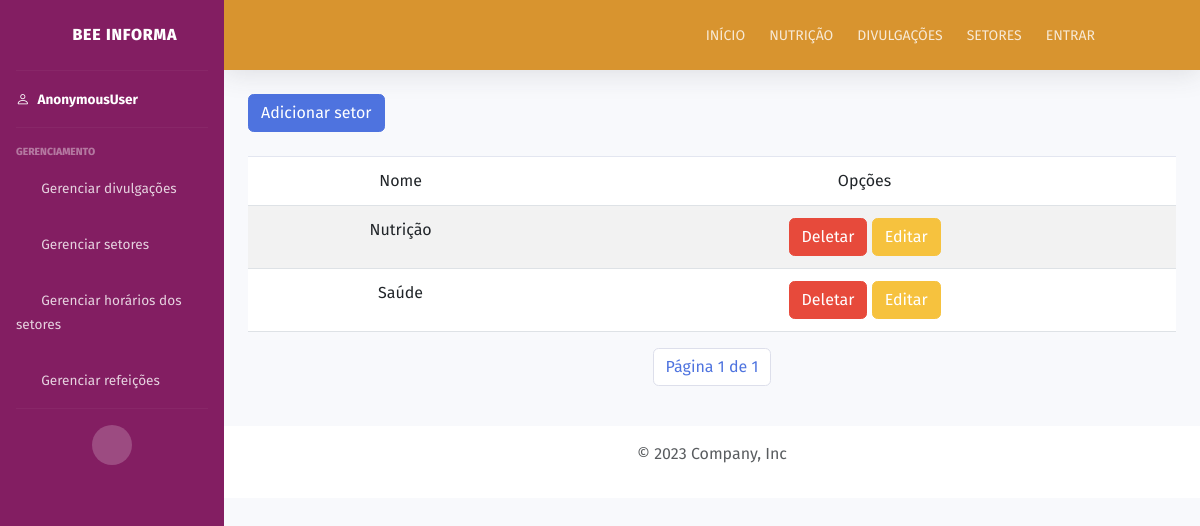
/listar/setor/admin, run on an earlier commit of the app's database.
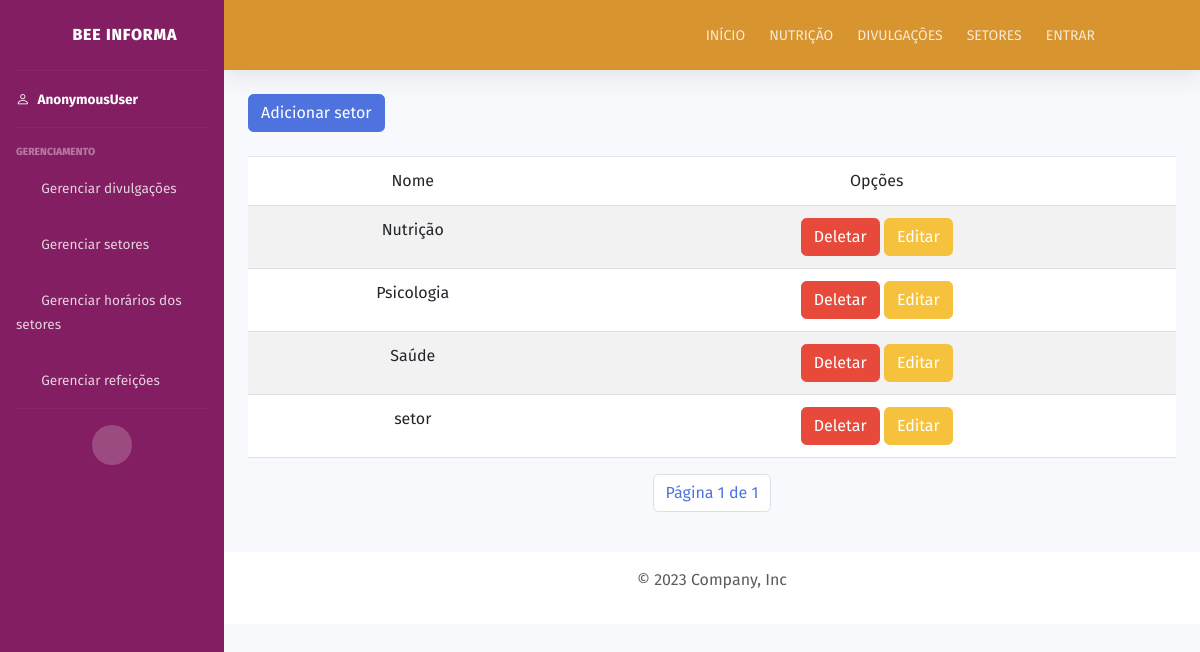
And on a later commit of the database.
### servicos/models.py (models this page shows, shortened)
class Setor(models.Model):
    BLOCO_CHOICES = (
        ("A", "A"),
        ("B", "B")
    )
    nome = models.CharField(verbose_name="Nome do setor", max_length=25)
    bloco = models.CharField(verbose_name="Bloco do setor", choices=BLOCO_CHOICES, max_length=1)
    numero = models.IntegerField(verbose_name="Número da sala")
    class Meta:
        verbose_name = "Setor"
        verbose_name_plural = "Setores"

### servicos/views.py (the view)
# urls.py: path("listar/setor/admin", views.admin_setor_list, name="admin-setor-list"),
def admin_setor_list(request):
    setores = Setor.objects.all().order_by("nome")
    paginacao = Paginator(setores, 5)
    page_number = request.GET.get("page")
    page_obj = paginacao.get_page(page_number)
    context = {'page_obj': page_obj}
    return render(request, "setores/setor_list.html", context)

### servicos/templates/setores/setor_list.html (shortened to what this page needs)
{% extends "tela_admin.html" %}
{% load static %}
{% block 'conteudo' %}
    <div class="container">
        <a class="btn btn-primary" href="{% url 'setor-create' %}">Adicionar setor</a>
        <table class="table table-striped mt-4">
            <thead>
                <tr>
                    <td>Nome</td>
                    <td>Opções</td>
                </tr>
            </thead>
            <tbody>
                {% for setor in page_obj %}
                    <tr>
                        <td> {{ setor.nome }} </td>
                        <td>
                            <a class="btn btn-danger" href="{% url 'setor-delete' setor.id %}">Deletar</a>
                            <a class="btn btn-warning" href="{% url 'setor-update' setor.id %}">Editar</a>
                        </td>
                    </tr>
                {% endfor %}
            </tbody>
        </table>
        <div class="pagination justify-content-center">
            <nav aria-label="Page navigation example">
                <ul class="pagination justify-content-end">
                    <li class="page-item">
                        <span class="page-link">
                            Página {{ page_obj.number }} de {{ page_obj.paginator.num_pages }}
                        </span>
                    </li>
                </ul>
            </nav>
        </div>
    </div>
{% endblock 'conteudo' %}

What changed in the data, as far as the page shows it:
added Setor: nome "Psicologia"
added Setor: nome "setor"
